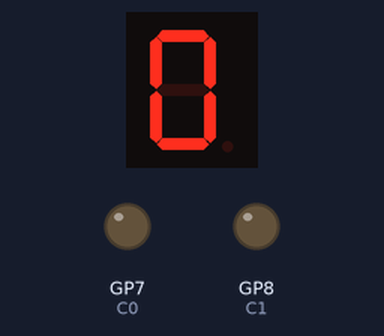
A program run on a simulated Raspberry Pi Pico running MicroPython. On the bench: 1-digit seven-segment display, output pins drawn as LEDs (lit = HIGH). The segment pins are drawn as the display they are named for; pins used as bus, display or sensor lines are not drawn.

Above: at 0.15 s.
At 4.56 s:
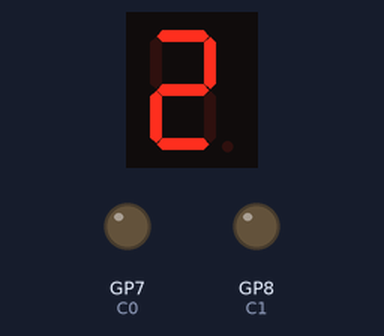
At 9.36 s:
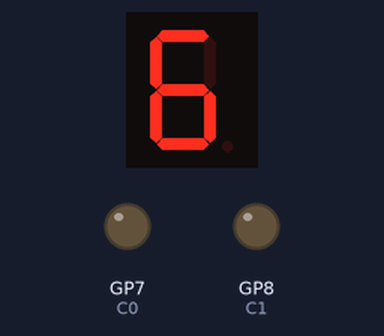
At 19.98 s:
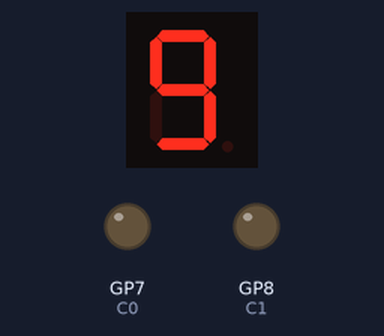
At 28.98 s:
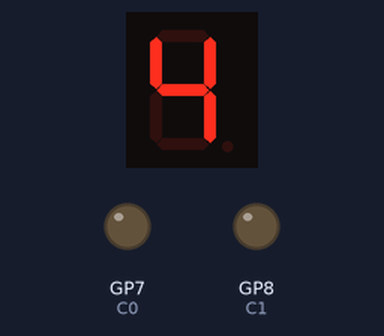
At 39.6 s:
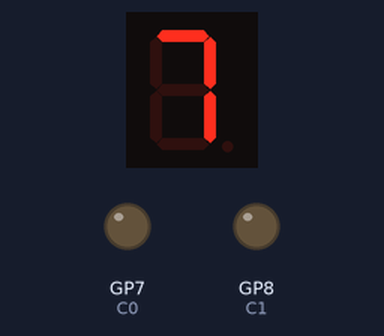

The program:

Seven_Segment.py
```python
from machine import Pin
import utime

a = Pin(0, Pin.OUT)
b = Pin(1, Pin.OUT)
c = Pin(2, Pin.OUT)
d = Pin(3, Pin.OUT)
e = Pin(4, Pin.OUT)
f = Pin(5, Pin.OUT)
g = Pin(6, Pin.OUT)

C0 = Pin(7, Pin.OUT)
C1 = Pin(8, Pin.OUT)

number = ["0", "1", "2", "3", "4", "5", "6", "7", "8", "9"]

def display(num):
    for i in num:
        if i == "0":
            a.value(1)
            b.value(1)
            c.value(1)
            d.value(1)
            e.value(1)
            f.value(1)
            g.value(0)
        elif i == "1":
            a.value(0)
            b.value(1)
            c.value(1)
            d.value(0)
            e.value(0)
            f.value(0)
            g.value(0)
        elif i == "2":
            a.value(1)
            b.value(1)
            c.value(0)
            d.value(1)
            e.value(1)
            f.value(0)
            g.value(1)
        elif i == "3":
            a.value(1)
            b.value(1)
            c.value(1)
            d.value(1)
            e.value(0)
            f.value(0)
            g.value(1)
        elif i == "4":
            a.value(0)
            b.value(1)
            c.value(1)
            d.value(0)
            e.value(0)
            f.value(1)
            g.value(1)
        elif i == "5":
            a.value(1)
            b.value(0)
            c.value(1)
            d.value(1)
            e.value(0)
            f.value(1)
            g.value(1)
        elif i == "6":
            a.value(1)
            b.value(0)
            c.value(1)
            d.value(1)
            e.value(1)
            f.value(1)
            g.value(1)
        elif i == "7":
            a.value(1)
            b.value(1)
            c.value(1)
            d.value(0)
            e.value(0)
            f.value(0)
            g.value(0)
        elif i == "8":
            a.value(1)
            b.value(1)
            c.value(1)
            d.value(1)
            e.value(1)
            f.value(1)
            g.value(1)
        elif i == "9":
            a.value(1)
            b.value(1)
            c.value(1)
            d.value(1)
            e.value(0)
            f.value(1)
            g.value(1)
while True:
    for i in range(10):
        display(str(i))
        utime.sleep(0.2)
```
